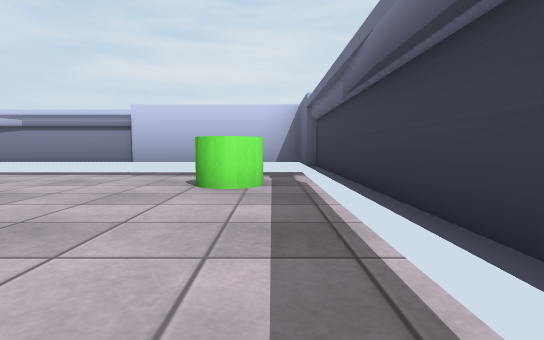
[1] (above)

18 first-person views from a walk through a scene from a Unity 3-D project. The camera is 0.56 m above the floor, tilts 4° down and sees 80° across. The floor is counted in squares, 1 m on a side. Each view is taken from the middle of a square. On the plan, view 1 faces up. The plan holds only what a view shows up to about 9 squares ahead; the rest is blank. The player character is not drawn. Some surface patterns are stand-ins.

[2]
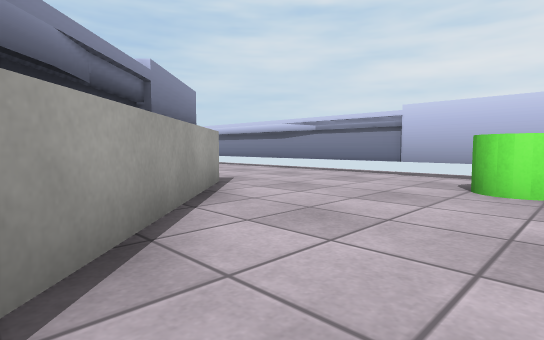

[3]
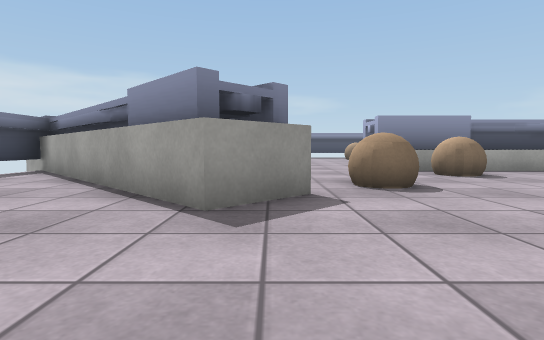

[4]
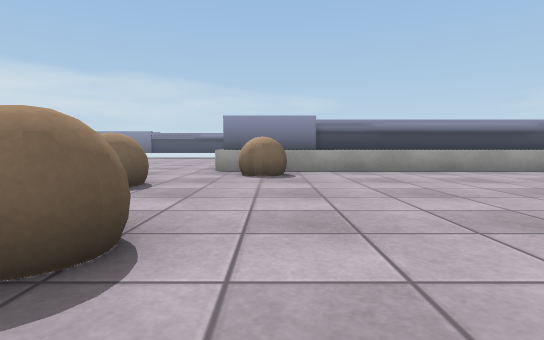

[5]
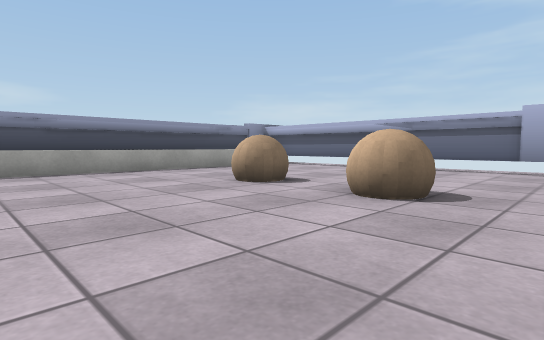

[6]
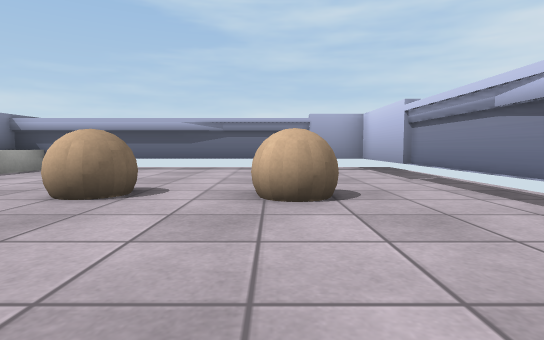

[7]
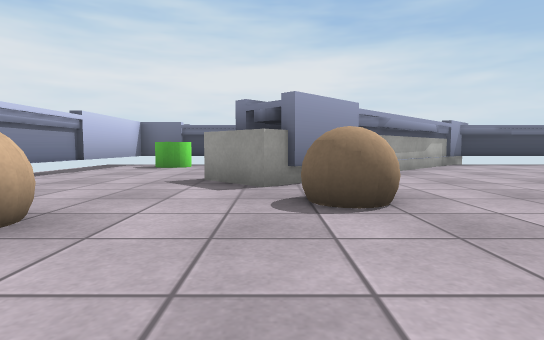

[8]
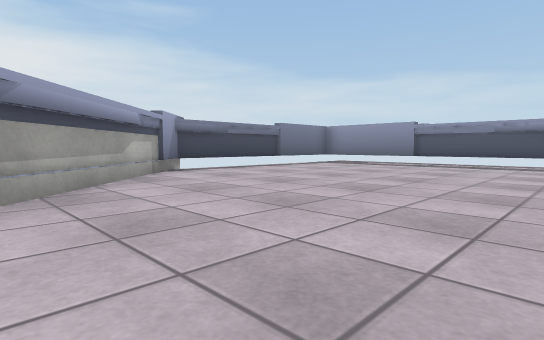

[9]
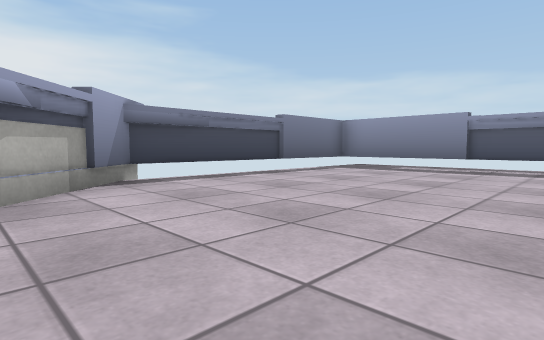

[10]
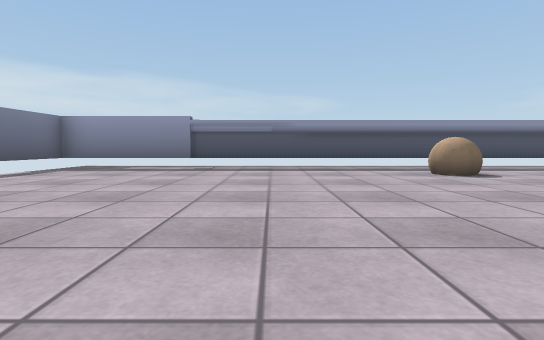

[11]
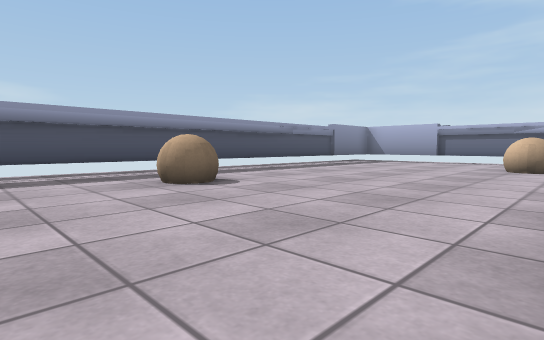

[12]
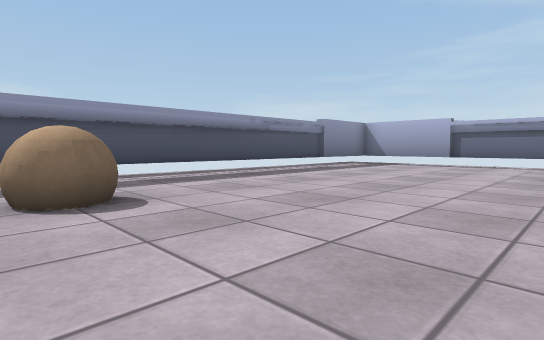

[13]
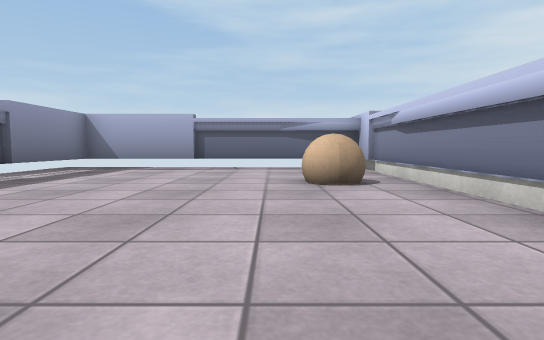

[14]
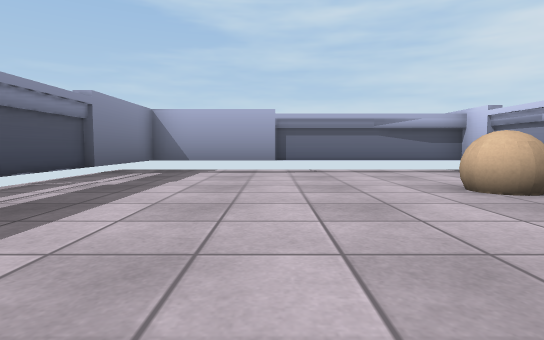

[15]
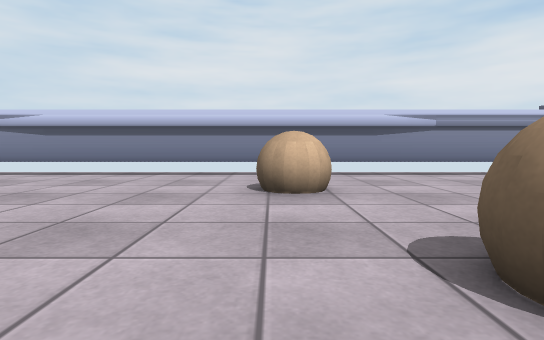

[16]
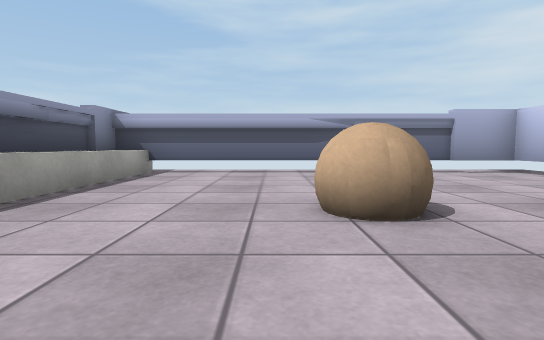

[17]
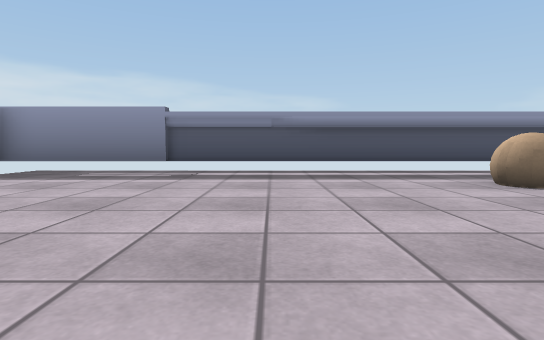

[18]
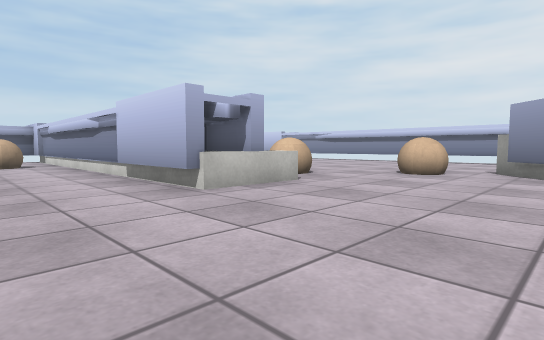

### Floor plan
Ten units are one square. View 1 is at (0, 0); x grows to the right and y downward. Boxes are objects, and circles mark ways between rooms. Rooms are numbered by the first view taken in them; rooms with no view inside come last. Other rooms are left out.
<svg viewBox="-189 -69 205 181">
<path fill="none" stroke="#000" d="M-32 -20 11 24M-27 -12 -5 11M7 -8 7 -61M6 -64 -24 -64M-76 17 -76 37 -181 37 -181 107 7 107 7 41M-52 -16 -42 -26 -29 -13M-37 -18 -44 -25M-24 -64 -181 -64 -181 26 -78 26M11 45 -55 -21 -44 -32 -32 -20M-89 17 -84 17M-82 17 -76 17M-184 17 -92 17"/>
<rect x="-15" y="-55" width="20" height="10" fill="#bbb"><title>green cylinder</title></rect>
<rect x="-155" y="45" width="10" height="10" fill="#bbb"><title>ball</title></rect>
<rect x="-145" y="-25" width="10" height="10" fill="#bbb"><title>ball</title></rect>
<rect x="-145" y="-55" width="20" height="20" fill="#bbb"><title>ball</title></rect>
<rect x="-95" y="85" width="10" height="10" fill="#bbb"><title>ball</title></rect>
<rect x="-95" y="-5" width="10" height="20" fill="#bbb"><title>ball</title></rect>
<rect x="-85" y="-55" width="20" height="20" fill="#bbb"><title>ball</title></rect>
<rect x="-75" y="-15" width="20" height="10" fill="#bbb"><title>ball</title></rect>
<circle cx="-20" cy="-40" r="3" fill="#2a7"/>
<text x="-10" y="-30">1</text>
<text x="-90" y="10">2</text>
</svg>
Room 1 opens to room 2.

Where each view was taken, in squares from view 1:
view 1: 0 up, 0 right, facing up
view 2: 0 up, 0 right, facing up-left
view 3: 6 up, 5 left, facing down
view 4: 6 up, 9 left, facing down
view 5: 6 up, 10 left, facing down-left
view 6: 4 up, 10 left, facing left
view 7: 2 up, 10 left, facing right
view 8: 0 up, 7 left, facing down-right
view 9: 2 down, 5 left, facing down-right
view 10: 2 down, 5 left, facing down
view 11: 4 down, 6 left, facing down-left
view 12: 5 down, 8 left, facing down-left
view 13: 6 down, 10 left, facing left
view 14: 8 down, 11 left, facing left
view 15: 0 up, 8 left, facing up
view 16: 1 up, 11 left, facing left
view 17: 4 down, 5 left, facing down
view 18: 6 down, 4 left, facing up-left
